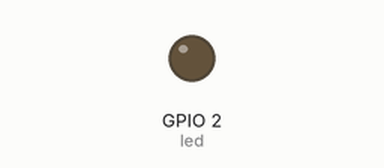
Bench run of a program on a simulated ESP32 board running MicroPython. Shown: output pins drawn as LEDs (lit = HIGH).

Above: at 0.15 s.
Timing chart, 0 to 1.6 s (numbered marks = the images above):
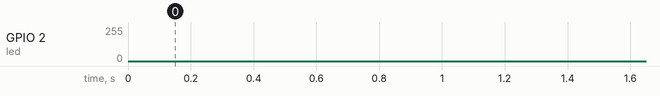

The program:

main.py
```python
from machine import Pin, PWM
from time import sleep

frequency = 1000
duty_cycle = 0
led = PWM(Pin(2), freq=frequency, duty=duty_cycle)


while True:
    for duty_cycle in range(1023, -1, -1):
        led.duty(duty_cycle)
        sleep(0.001)
    for duty_cycle in range(1024):
        led.duty(duty_cycle)
        sleep(0.001)
```
